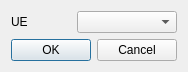
<?xml version="1.0" encoding="UTF-8"?>
<ui version="4.0">
 <class>Dialog</class>
 <widget class="QDialog" name="Dialog">
  <property name="geometry">
   <rect>
    <x>0</x>
    <y>0</y>
    <width>147</width>
    <height>56</height>
   </rect>
  </property>
  <property name="minimumSize">
   <size>
    <width>0</width>
    <height>0</height>
   </size>
  </property>
  <property name="maximumSize">
   <size>
    <width>500</width>
    <height>100</height>
   </size>
  </property>
  <property name="windowTitle">
   <string>Dialog</string>
  </property>
  <layout class="QVBoxLayout" name="verticalLayout_3">
   <item>
    <layout class="QVBoxLayout" name="verticalLayout">
     <item>
      <layout class="QHBoxLayout" name="horizontalLayout_2">
       <item>
        <widget class="QLabel" name="label">
         <property name="text">
          <string>UE</string>
         </property>
        </widget>
       </item>
       <item>
        <widget class="QComboBox" name="comboBox">
         <property name="minimumSize">
          <size>
           <width>100</width>
           <height>0</height>
          </size>
         </property>
        </widget>
       </item>
      </layout>
     </item>
     <item>
      <widget class="QDialogButtonBox" name="buttonBox">
       <property name="orientation">
        <enum>Qt::Horizontal</enum>
       </property>
       <property name="standardButtons">
        <set>QDialogButtonBox::Cancel|QDialogButtonBox::Ok</set>
       </property>
      </widget>
     </item>
    </layout>
   </item>
  </layout>
 </widget>
 <resources/>
 <connections>
  <connection>
   <sender>buttonBox</sender>
   <signal>accepted()</signal>
   <receiver>Dialog</receiver>
   <slot>accept()</slot>
   <hints>
    <hint type="sourcelabel">
     <x>248</x>
     <y>254</y>
    </hint>
    <hint type="destinationlabel">
     <x>157</x>
     <y>274</y>
    </hint>
   </hints>
  </connection>
  <connection>
   <sender>buttonBox</sender>
   <signal>rejected()</signal>
   <receiver>Dialog</receiver>
   <slot>reject()</slot>
   <hints>
    <hint type="sourcelabel">
     <x>316</x>
     <y>260</y>
    </hint>
    <hint type="destinationlabel">
     <x>286</x>
     <y>274</y>
    </hint>
   </hints>
  </connection>
 </connections>
</ui>
